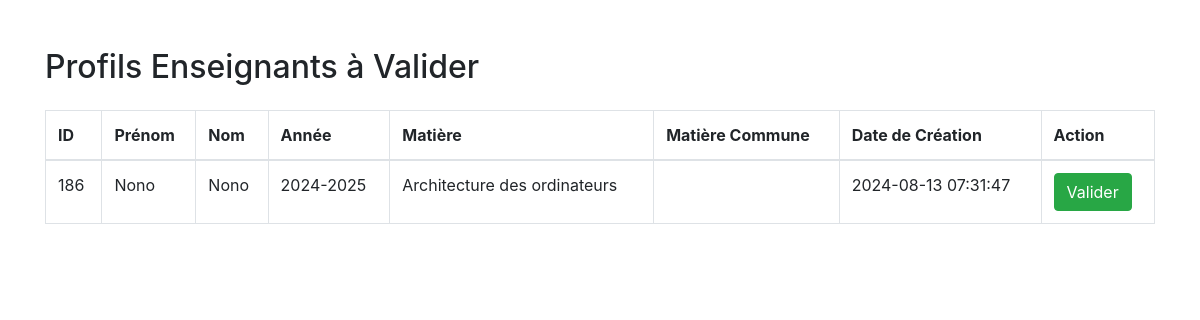
/choix/enseignant/mes_enseignants.php (signed in), run on the app's committed database.
### tables this page shows
CREATE TABLE `profile_enseignant` (
  `id_profile_enseignant` int(11) NOT NULL,
  `id_enseignant` int(11) DEFAULT NULL,
  `id_annee` int(11) DEFAULT NULL,
  `id_matiere` int(11) DEFAULT NULL,
  `id_matiere_commune` int(11) DEFAULT NULL,
  `validated` tinyint(1) DEFAULT 0,
  `date_creation` timestamp NOT NULL DEFAULT current_timestamp(),
  `new_entry` tinyint(1) DEFAULT 1
);

CREATE TABLE `enseignants` (
  `id_enseignant` int(11) NOT NULL,
  `firstName_enseignant` varchar(50) NOT NULL,
  `lastName_enseignant` varchar(50) NOT NULL,
  `password` varchar(255) NOT NULL,
  `date_creation` timestamp NOT NULL DEFAULT current_timestamp()
);

CREATE TABLE `annees` (
  `id_annee` int(11) NOT NULL,
  `annee` varchar(9) NOT NULL
);

CREATE TABLE `matieres` (
  `id_matiere` int(11) NOT NULL,
  `nom_matiere` varchar(100) NOT NULL,
  `courseCode` varchar(52) NOT NULL,
  `id_filiere` int(11) DEFAULT NULL,
  `id_semestre` int(11) DEFAULT NULL,
  `id_niveau` int(11) DEFAULT NULL
);

### choix/enseignant/mes_enseignants.php (the view, shortened to what this page needs)
<?php
function fetchProfilesEnseignant() {
    $conn = getDbConnection();
    $sql = "SELECT pe.id_profile_enseignant, e.firstName_enseignant, e.lastName_enseignant, a.annee, m.nom_matiere, mc.nom_matiere_commune, pe.date_creation
            FROM profile_enseignant pe
            JOIN enseignants e ON pe.id_enseignant = e.id_enseignant
            JOIN annees a ON pe.id_annee = a.id_annee
            LEFT JOIN matieres m ON pe.id_matiere = m.id_matiere
            LEFT JOIN matieres_communes mc ON pe.id_matiere_commune = mc.id_matiere_commune
            WHERE pe.validated = 0";
    $result = $conn->query($sql);
    return $result;
}
$profiles = fetchProfilesEnseignant();
?>
<!DOCTYPE html>
<html lang="fr">
<head>
    <link rel="stylesheet" href="https://stackpath.bootstrapcdn.com/bootstrap/4.5.2/css/bootstrap.min.css">
</head>
<body>
<div class="container mt-5">
    <h2 class="mb-4">Profils Enseignants à Valider</h2>
    <table class="table table-bordered">
        <thead>
        <tr>
            <th>ID</th>
            <th>Prénom</th>
            <th>Nom</th>
            <th>Année</th>
            <th>Matière</th>
            <th>Matière Commune</th>
            <th>Date de Création</th>
            <th>Action</th>
        </tr>
        </thead>
        <tbody>
        <?php while ($row = $profiles->fetch_assoc()): ?>
            <tr>
                <td><?= $row['id_profile_enseignant'] ?></td>
                <td><?= $row['firstName_enseignant'] ?></td>
                <td><?= $row['lastName_enseignant'] ?></td>
                <td><?= $row['annee'] ?></td>
                <td><?= $row['nom_matiere'] ?></td>
                <td><?= $row['nom_matiere_commune'] ?></td>
                <td><?= $row['date_creation'] ?></td>
                <td>
                    <form method="POST">
                        <button type="submit" class="btn btn-success">Valider</button>
                    </form>
                </td>
            </tr>
        <?php endwhile; ?>
        </tbody>
    </table>
</div>
</body>
</html>

### data on the page
profile_enseignant: id_profile_enseignant "186", id_enseignant.firstName_enseignant "Nono", id_enseignant.lastName_enseignant "Nono", id_annee.annee "2024-2025", id_matiere.nom_matiere "Architecture des ordinateurs", date_creation "2024-08-13 07:31:47"
